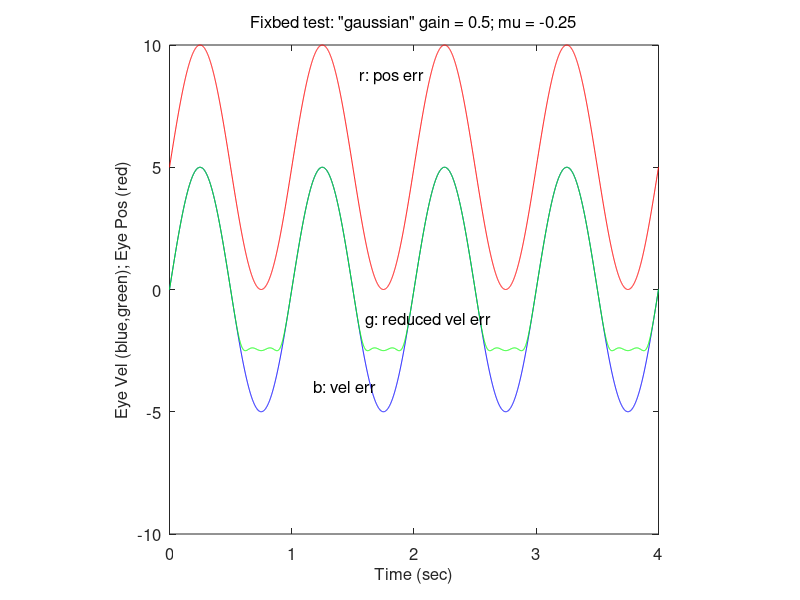

Reproduce this figure in MATLAB.
function fig = fixtest2()
% This is the machine-generated representation of a Handle Graphics object
% and its children.  Note that handle values may change when these objects
% are re-created. This may cause problems with any callbacks written to
% depend on the value of the handle at the time the object was saved.
%
% To reopen this object, just type the name of the M-file at the MATLAB
% prompt. The M-file and its associated MAT-file must be on your path.

load fixtest2

h0 = figure('Name','fixtest2.m', ...
	'Position',[296 390 560 420], ...
	'Tag','hotWind');
h1 = axes('Parent',h0, ...
	'Box','on', ...
	'CameraUpVector',[0 1 0], ...
	'ColorOrder',mat0, ...
	'FontSize',12, ...
	'DefaulttextUnits','data');
h2 = line('Parent',h1, ...
	'Color',[0 0 1], ...
	'XData',mat1, ...
	'YData',mat2);
h2 = line('Parent',h1, ...
	'Color',[0 1 0], ...
	'XData',mat3, ...
	'YData',mat4);
h2 = line('Parent',h1, ...
	'Color',[1 0 0], ...
	'XData',mat5, ...
	'YData',mat6);
h2 = text('Parent',h1, ...
	'FontSize',12, ...
	'HandleVisibility','off', ...
	'HorizontalAlignment','center', ...
	'Position',mat7, ...
	'String','Fixbed test: "gaussian" gain = 0.5; mu = -0.25', ...
	'VerticalAlignment','bottom');
set(get(h2,'Parent'),'Title',h2);
h2 = text('Parent',h1, ...
	'FontSize',12, ...
	'HandleVisibility','off', ...
	'HorizontalAlignment','center', ...
	'Position',[1.995381062355658 -5.791788856304986 17.32050807568877], ...
	'String','Time (sec)', ...
	'VerticalAlignment','cap');
set(get(h2,'Parent'),'XLabel',h2);
h2 = text('Parent',h1, ...
	'FontSize',12, ...
	'HandleVisibility','off', ...
	'HorizontalAlignment','center', ...
	'Position',[-0.2032332563510393 2.434017595307916 17.32050807568877], ...
	'Rotation',90, ...
	'String','Eye Vel (blue,green); Eye Pos (red)', ...
	'VerticalAlignment','baseline');
set(get(h2,'Parent'),'YLabel',h2);
h2 = text('Parent',h1, ...
	'FontSize',12, ...
	'HandleVisibility','off', ...
	'HorizontalAlignment','right', ...
	'Position',[-0.674364896073903 11.31964809384164 17.32050807568877], ...
	'Visible','off');
set(get(h2,'Parent'),'ZLabel',h2);
h2 = text('Parent',h1, ...
	'FontSize',12, ...
	'Position',mat8, ...
	'String','r: pos err', ...
	'VerticalAlignment','baseline');
h2 = text('Parent',h1, ...
	'FontSize',12, ...
	'Position',[1.179723502304147 -4.210526315789475 0], ...
	'String','b: vel err', ...
	'VerticalAlignment','baseline');
h2 = text('Parent',h1, ...
	'FontSize',12, ...
	'Position',[1.6036866359447 -1.447368421052633 0], ...
	'String','g: reduced vel err', ...
	'VerticalAlignment','baseline');
if nargout > 0, fig = h0; end
